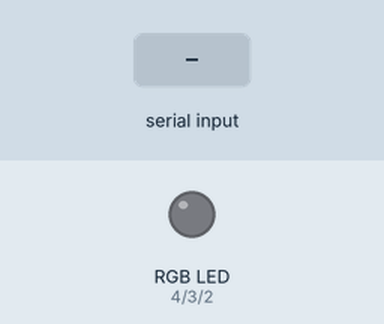
The sketch below on a simulated Arduino Uno, built with avr-gcc and run on an emulated ATmega328P. On the bench: an RGB LED mixed from three pins (HIGH = lit). The test bench sets the inputs (shaded band). Dim RGB values are drawn brighter than linear; what the sketch prints to the serial monitor is not drawn.

Above: at 1.2 s.
1.3 s: "90,45,200\n" received over Serial
At 2.5 s:
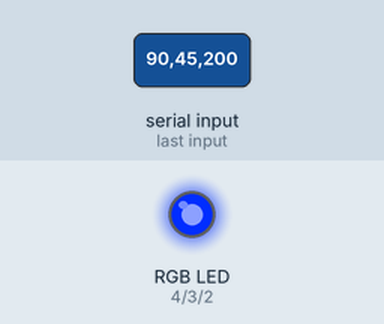
2.8 s: "30,150,10\n" received over Serial
At 3.7 s:
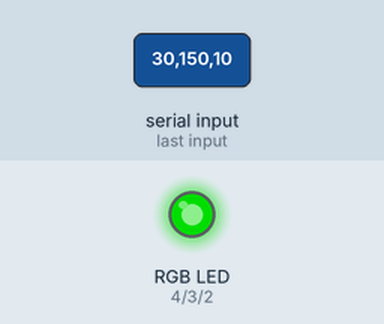
4.3 s: "90,45\n" received over Serial
At 6.5 s:
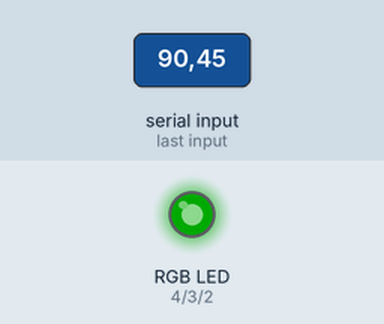
6.8 s: "200\n" received over Serial
At 9.2 s:
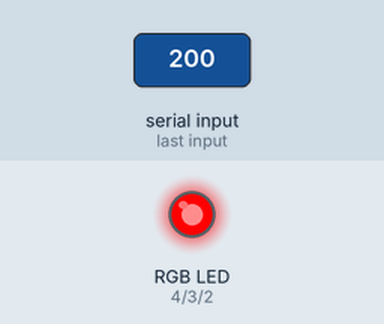
9.8 s: "1,90\n" received over Serial
At 12.0 s:
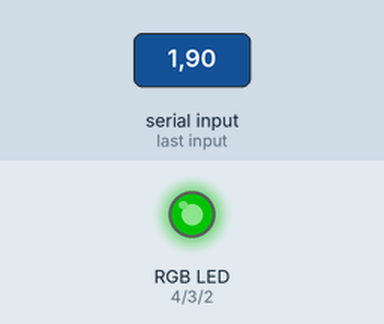
12.3 s: "30,150\n" received over Serial
At 14.0 s:
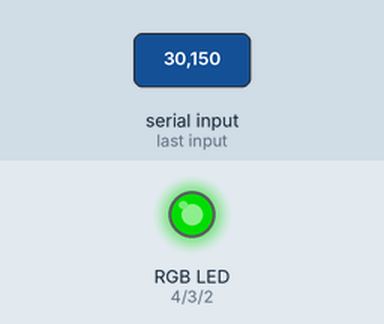
Timing chart, 0 to 15.5 s (numbered marks = the images above; inputs shaded):
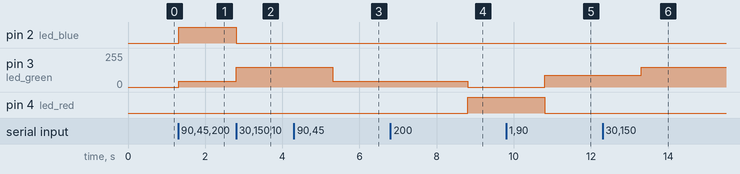

The sketch:

RGB_LED.ino
```cpp
const int led_red = 4;
const int led_green = 3;
const int led_blue = 2;

void setup() {
    pinMode(led_red, OUTPUT);
    pinMode(led_green, OUTPUT);
    pinMode(led_blue, OUTPUT);
    Serial.begin(9600);
    while (!Serial);
   Serial.println("choose rgb colours!");
}

void loop() {
  if(Serial.available()>2){
    int red = Serial.parseInt();
    int green = Serial.parseInt();
    int blue = Serial.parseInt();

    Serial.print(red);
        Serial.print(green);

        Serial.print(blue);

    RGB(red, green, blue);
  }

  }

void RGB(int R, int G, int B) {
    analogWrite(led_red, R);
    analogWrite(led_green, G);
    analogWrite(led_blue, B);
}
```

Measured:
- after the input at 1.3 s, pin 2 (led_blue): LOW → HIGH at once; pin 3 (led_green): 0/255 → 45/255 at once
- after the input at 2.8 s, pin 2 (led_blue): HIGH → LOW at once; pin 3 (led_green): 45/255 → 150/255 at once
- after the input at 4.3 s, pin 3 (led_green): 150/255 → 45/255 after 1.0 s
- after the input at 6.8 s, pin 3 (led_green): 45/255 → 0/255 after 2.0 s; pin 4 (led_red): LOW → HIGH after 2.0 s
- after the input at 9.8 s, pin 3 (led_green): 0/255 → 90/255 after 1.0 s; pin 4 (led_red): HIGH → LOW after 1.0 s
- after the input at 12.3 s, pin 3 (led_green): 90/255 → 150/255 after 1.0 s
